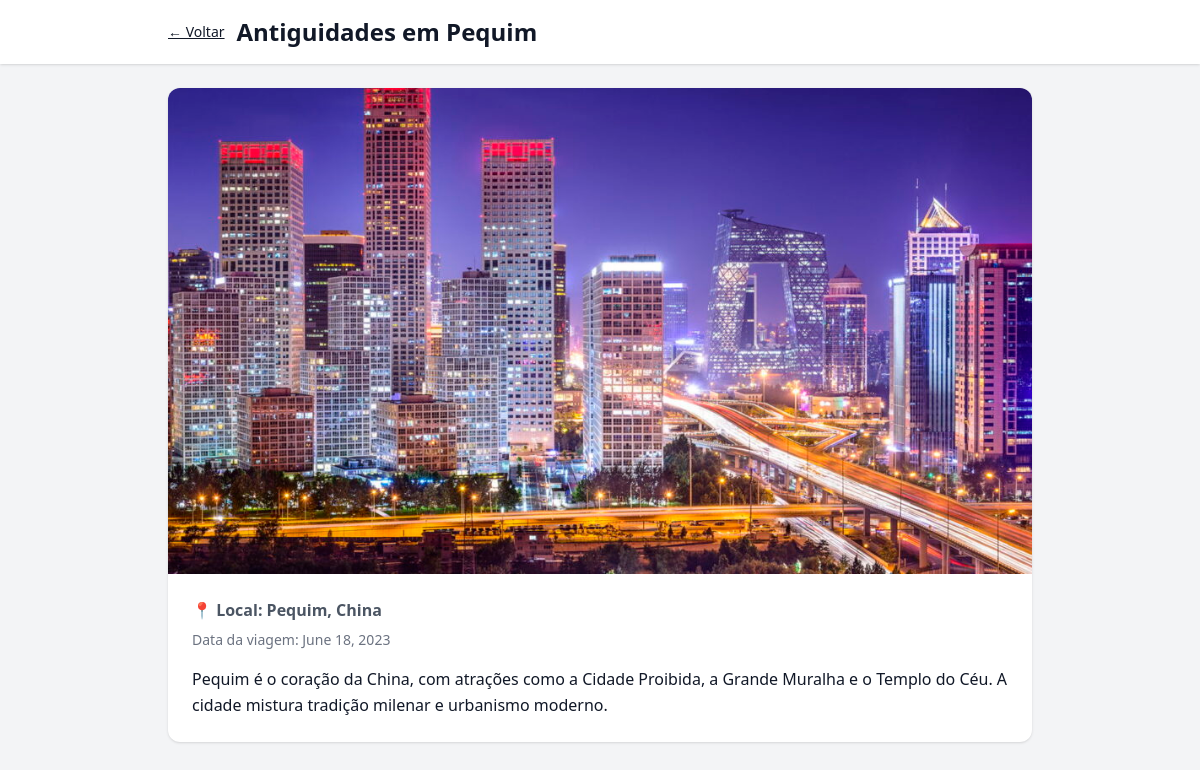
Screenshot of /foto/20/ with the database file from the repository.
### fotos/models.py (models this page shows, shortened)
class Foto(models.Model):
    titulo = models.CharField(max_length=200)
    local = models.CharField(max_length=200)
    descricao = models.TextField()
    imagem = models.ImageField(upload_to='fotos/images/', null=True, blank=True)
    data_viagem = models.DateField()
    created_at = models.DateTimeField(auto_now_add=True)
    class Meta:
        ordering = ['-data_viagem', '-created_at']

### fotos/views.py (the view)
# urls.py: path('foto/<int:foto_id>/', views.detalhe_foto, name='detalhe_foto'),
def detalhe_foto(request, foto_id):
    foto = get_object_or_404(Foto, pk=foto_id)
    return render(request, 'fotos/detalhe.html', {'foto': foto})

### fotos/templates/fotos/detalhe.html (shortened to what this page needs)
<!DOCTYPE html>
<html lang="pt-br">
<head>
  <script src="https://cdn.tailwindcss.com"></script>
</head>
<body class="bg-gray-100 text-gray-900">
  <header class="bg-white shadow">
    <div class="max-w-4xl mx-auto px-4 py-4 flex items-center gap-3">
      <a href="{% url 'lista_fotos' %}" class="text-sm underline hover:no-underline">← Voltar</a>
      <h1 class="text-2xl font-bold">{{ foto.titulo }}</h1>
    </div>
  </header>
  <main class="max-w-4xl mx-auto px-4 py-6">
    <div class="bg-white rounded-xl shadow overflow-hidden">
      {% if foto.imagem %}
        <img src="{{ foto.imagem.url }}" alt="{{ foto.titulo }}" class="w-full max-h-[70vh] object-cover"/>
      {% endif %}
      <div class="p-6">
        <p class="text-gray-600 mb-2">📍 <strong>{{ foto.local }}</strong></p>
        <p class="text-gray-500 text-sm mb-4">Data da viagem: {{ foto.data_viagem }}</p>
        <p class="leading-relaxed">{{ foto.descricao }}</p>
      </div>
    </div>
  </main>
</body>
</html>

### rows the page displays
Foto: titulo "Antiguidades em Pequim", imagem (picture), local "Local: Pequim, China", data_viagem "June 18, 2023", descricao "Pequim é o coração da China, com atrações como a Cidade Proibida, a Grande Muralha e o Templo do Céu. A cidade mistura tradição milenar e urbanismo moderno."
